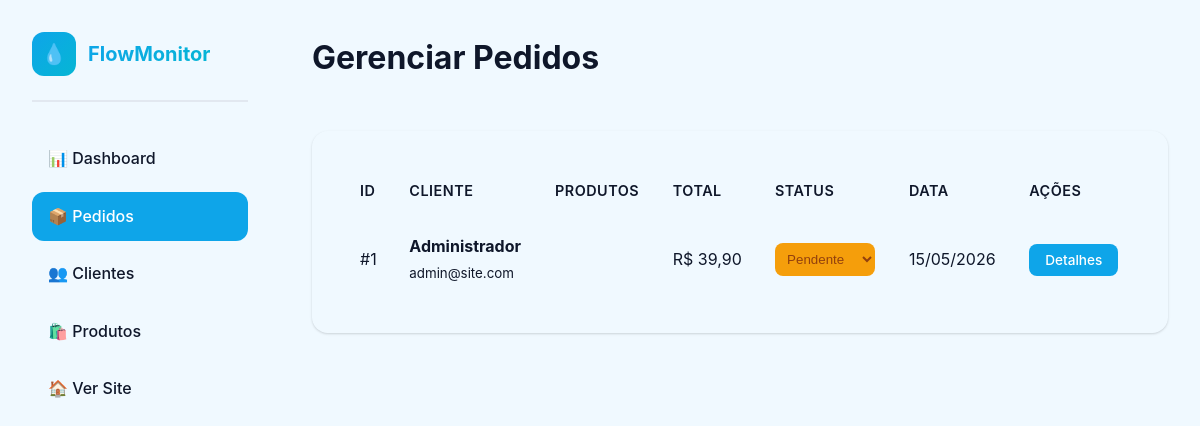
The app's page /admin/pedidos.php (signed in) with its own data.
### tables this page shows
CREATE TABLE `pedido` (
  `id` int(11) NOT NULL,
  `usuario_id` int(11) DEFAULT NULL,
  `data_pedido` timestamp NOT NULL DEFAULT current_timestamp(),
  `total` decimal(10,2) DEFAULT 0.00,
  `status` enum('pendente','pago','cancelado','enviado') DEFAULT 'pendente',
  `plano` enum('basico','premium','empresarial') DEFAULT 'basico'
);

CREATE TABLE `usuario` (
  `id` int(11) NOT NULL,
  `nome` varchar(150) DEFAULT NULL,
  `email` varchar(150) DEFAULT NULL,
  `telefone` varchar(20) DEFAULT NULL,
  `senha` varchar(255) NOT NULL,
  `foto` varchar(255) DEFAULT 'default-avatar.png',
  `nivel_acesso` enum('cliente','funcionario','admin') DEFAULT 'cliente',
  `tema` enum('claro','escuro') DEFAULT 'claro',
  `email_verificado` tinyint(1) DEFAULT 0,
  `codigo_verificacao` varchar(6) DEFAULT NULL,
  `codigo_recuperacao` varchar(6) DEFAULT NULL,
  `expiracao_codigo` datetime DEFAULT NULL,
  `criado_em` timestamp NOT NULL DEFAULT current_timestamp()
);

### admin/pedidos.php (the view, shortened to what this page needs)
<?php
require_once '../php/config.php';
$pedidos = $pdo->query("
    SELECT p.*, u.nome as cliente_nome, u.email as cliente_email,
           (SELECT GROUP_CONCAT(CONCAT(pr.nome, ' (', i.quantidade, 'x)') SEPARATOR ', ')
            FROM item i
            JOIN produto pr ON i.produto_id = pr.id
            WHERE i.pedido_id = p.id) as produtos
    FROM pedido p
    JOIN usuario u ON p.usuario_id = u.id
    ORDER BY p.data_pedido DESC
")->fetchAll(PDO::FETCH_ASSOC);
?>
<!DOCTYPE html>
<html lang="pt-BR">
<head>
    <link rel="stylesheet" href="../css/style.css">
    <link rel="stylesheet" href="../css/admin.css">
</head>
<body>
    <div class="admin-container">
        <aside class="admin-sidebar">
            <div class="sidebar-logo">
                <div class="logo-icon">💧</div>
                <h2>FlowMonitor</h2>
            </div>
            <nav class="admin-nav">
                <a href="index.php">📊 Dashboard</a>
                <a href="pedidos.php" class="active">📦 Pedidos</a>
                <a href="clientes.php">👥 Clientes</a>
                <a href="produtos.php">🛍️ Produtos</a>
                <a href="../index.php">🏠 Ver Site</a>
            </nav>
        </aside>
        <main class="admin-main">
            <header class="admin-header">
                <h1>Gerenciar Pedidos</h1>
            </header>
            <div class="admin-card">
                <table class="admin-table">
                    <thead>
                        <tr>
                            <th>ID</th>
                            <th>Cliente</th>
                            <th>Produtos</th>
                            <th>Total</th>
                            <th>Status</th>
                            <th>Data</th>
                            <th>Ações</th>
                        </tr>
                    </thead>
                    <tbody>
                        <?php foreach ($pedidos as $pedido): ?>
                        <tr>
                            <td>#<?php echo $pedido['id']; ?></td>
                            <td>
                                <strong><?php echo htmlspecialchars($pedido['cliente_nome']); ?></strong><br>
                                <small><?php echo $pedido['cliente_email']; ?></small>
                            </td>
                            <td><?php echo $pedido['produtos']; ?></td>
                            <td>R$ <?php echo number_format($pedido['total'], 2, ',', '.'); ?></td>
                            <td>
                                <form method="POST" style="display: inline;">
                                    <select name="status" onchange="this.form.submit()"
                                            class="status-select status-<?php echo $pedido['status']; ?>">
                                        <option value="pendente" <?php echo $pedido['status'] === 'pendente' ? 'selected' : ''; ?>>Pendente</option>
                                    </select>
                                </form>
                            </td>
                            <td><?php echo date('d/m/Y', strtotime($pedido['data_pedido'])); ?></td>
                            <td>
                                <button onclick="verDetalhes(<?php echo $pedido['id']; ?>)" class="btn-small">
                                    Detalhes
                                </button>
                            </td>
                        </tr>
                        <?php endforeach; ?>
                    </tbody>
                </table>
            </div>
        </main>
    </div>
</body>
</html>

### css/style.css (style rules this page uses)
:root { --primary: #0ea5e9; --primary-light: #38bdf8; --primary-dark: #0284c7; --secondary: #06b6d4; --accent: #22d3ee; --success: #10b981; --success-light: #d1fae5; --warning: #f59e0b; --warning-light: #fef3c7; --danger: #ef4444; --danger-light: #fee2e2; --info: #3b82f6; --info-light: #dbeafe; --bg-primary: #f0f9ff; --bg-secondary: #ffffff; --bg-tertiary: #f8fafc; --bg-hover: #e0f2fe; --text-primary: #0f172a; --text-secondary: #334155; --text-tertiary: #64748b; --text-muted: #94a3b8; --border-color: #e2e8f0; --border-light: #f1f5f9; --shadow-sm: 0 1px 2px rgba(0, 0, 0, 0.05); --shadow: 0 1px 3px rgba(0, 0, 0, 0.1), 0 1px 2px rgba(0, 0, 0, 0.06); --shadow-md: 0 4px 6px rgba(0, 0, 0, 0.07), 0 2px 4px rgba(0, 0, 0, 0.06); --shadow-lg: 0 10px 15px rgba(0, 0, 0, 0.1), 0 4px 6px rgba(0, 0, 0, 0.05); --shadow-xl: 0 20px 25px rgba(0, 0, 0, 0.1), 0 10px 10px rgba(0, 0, 0, 0.04); --radius-sm: 8px; --radius: 12px; --radius-lg: 16px; --radius-xl: 24px; --radius-full: 9999px; --transition: all 0.3s cubic-bezier(0.4, 0, 0.2, 1); --transition-fast: all 0.15s ease; --transition-slow: all 0.5s cubic-bezier(0.4, 0, 0.2, 1); }
* { margin: 0; padding: 0; box-sizing: border-box; }
html { scroll-behavior: smooth; }
body { font-family: 'Inter', -apple-system, BlinkMacSystemFont, 'Segoe UI', sans-serif; background: var(--bg-primary); color: var(--text-primary); line-height: 1.6; overflow-x: hidden; transition: background 0.3s ease, color 0.3s ease; min-height: 100vh; }
a { color: inherit; text-decoration: none; }
button { cursor: pointer; font-family: inherit; }
.sidebar-logo { display: flex; align-items: center; gap: 0.75rem; margin-bottom: 2rem; padding-bottom: 1.5rem; border-bottom: 2px solid var(--border-color); }
.logo-icon { width: 44px; height: 44px; background: linear-gradient(135deg, var(--primary), var(--secondary)); border-radius: var(--radius); display: flex; align-items: center; justify-content: center; color: white; font-size: 1.25rem; font-weight: 700; flex-shrink: 0; }
.sidebar-logo h2 { font-size: 1.25rem; font-weight: 700; background: linear-gradient(135deg, var(--primary), var(--secondary)); -webkit-background-clip: text; -webkit-text-fill-color: transparent; background-clip: text; }

### css/admin.css (style rules this page uses)
.admin-container { display: flex; min-height: 100vh; }
.admin-sidebar { width: 280px; background: var(--white); border-right: 1px solid var(--gray-200); padding: 2rem; position: fixed; height: 100vh; }
.admin-nav { display: flex; flex-direction: column; gap: 0.5rem; margin-top: 2rem; }
.admin-nav a { padding: 0.75rem 1rem; color: var(--gray-700); text-decoration: none; border-radius: var(--radius); transition: all 0.2s; font-weight: 500; }
.admin-nav a:hover, .admin-nav a.active { background: var(--primary); color: white; }
.admin-main { flex: 1; margin-left: 280px; padding: 2rem; background: var(--gray-50); }
.admin-header { display: flex; justify-content: space-between; align-items: center; margin-bottom: 2rem; padding-bottom: 1rem; border-bottom: 2px solid var(--gray-200); }
.admin-header h1 { color: var(--gray-900); font-size: 2rem; }
.admin-card { background: var(--white); border-radius: var(--radius-lg); padding: 2rem; box-shadow: var(--shadow); margin-bottom: 2rem; }
.admin-table { width: 100%; border-collapse: collapse; }
.admin-table th { text-align: left; padding: 1rem; background: var(--gray-100); color: var(--gray-700); font-weight: 600; font-size: 0.9rem; text-transform: uppercase; letter-spacing: 0.5px; }
.admin-table td { padding: 1rem; border-bottom: 1px solid var(--gray-200); color: var(--gray-800); }
.status-pendente { background: var(--warning); color: #92400e; }
.status-select { padding: 0.5rem; border: 2px solid var(--gray-300); border-radius: var(--radius-sm); cursor: pointer; font-weight: 500; }
.btn-small { padding: 0.5rem 1rem; background: var(--primary); color: white; border: none; border-radius: var(--radius-sm); cursor: pointer; font-weight: 500; font-size: 0.85rem; }

### records on screen
pedido: id "1", usuario.nome "Administrador", usuario.email "admin@site.com", total "39,90", status "Pendente", data_pedido "15/05/2026"
